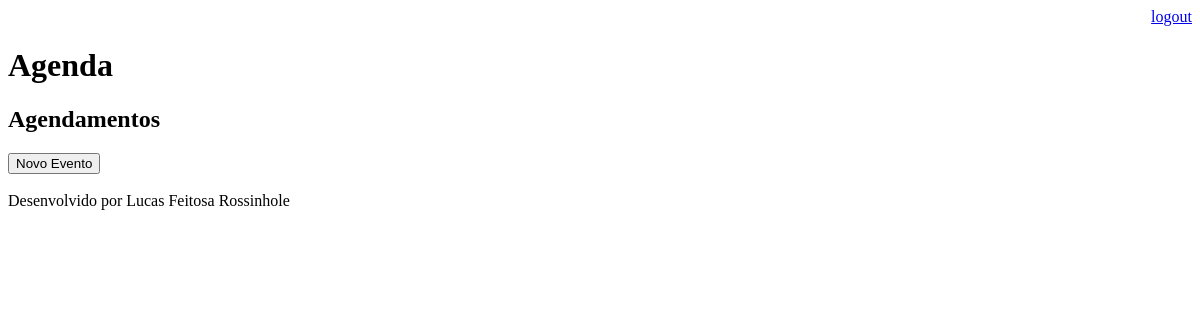
/agenda/ (signed in), run on an earlier commit of the app's database.
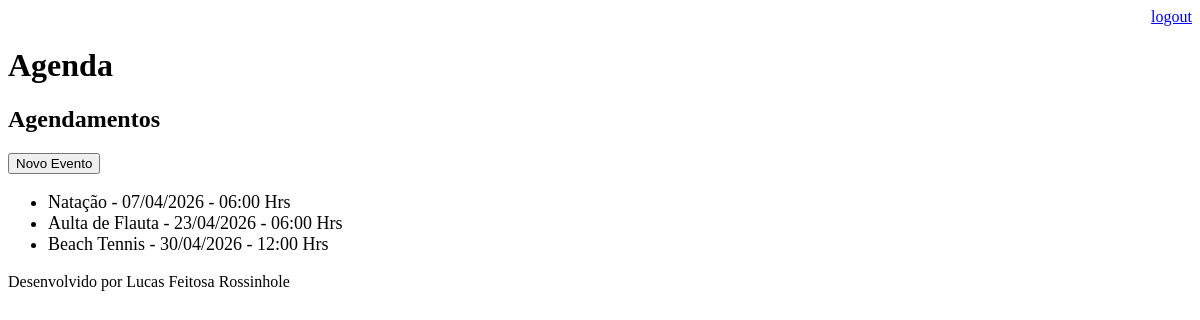
And on a later commit of the database.
### core/models.py (models this page shows, shortened)
class Evento(models.Model): # Aula 02
    titulo = models.CharField(max_length=100)
    descricao = models.TextField(blank=True, null=True)
    data_evento = models.DateTimeField(verbose_name='Data do Evento')
    data_criacao = models.DateTimeField(auto_now=True)
    usuario = models.ForeignKey(User, on_delete=models.CASCADE)
    class Meta:
        db_table = 'evento'
    def get_data_evento(self):
        return self.data_evento.strftime('%d/%m/%Y - %H:%M Hrs')

### core/views.py (the view)
# urls.py: path('agenda/', views.lista_eventos),
@login_required(login_url='/login/') # Aula 04: quando ele não encontrar o usuário logado, ele vai redirecionar para a página de login
def lista_eventos(request): # Aula 03: Obtendo todos os eventos do banco de dados
    usuario = request.user # Aula 03: Obtendo o usuário logado
    lista_eventos = Evento.objects.filter(usuario=usuario) # Aula 03: .filter retorna uma lista de objetos do tipo Evento filtrados pelo usuário logado
    dados = {'eventos': lista_eventos}
    return render(request, 'agenda.html', dados)

### templates/agenda.html
{% extends "model-page.html" %}
{% block content %}
<h2>Agendamentos</h2>
<a href="evento/">
    <button type="button">Novo Evento</button>
</a>
<ul style="font-size: 18px">
    {% for evento in eventos %}
    <li>{{ evento.titulo }} - {{ evento.get_data_evento }}</li>
    {% endfor %}
</ul>
{% endblock %}

### templates/model-page.html
<!DOCTYPE html>
<html lang="pt-br">
<head>
    {% include "model-header.html" %}
</head>
<body>
    {% block content %} {% endblock %}
    {% include "model-footer.html" %}
</body>
</html>

### templates/model-header.html (shortened to what this page needs)
    <div align="right">
        <a href="/logout">logout</a>
    </div>
    <h1>Agenda</h1>

### templates/model-footer.html
<p>Desenvolvido por Lucas Feitosa Rossinhole</p>

What changed in the data, as far as the page shows it:
added Evento: titulo "Natação", get_data_evento "07/04/2026 - 06:00 Hrs"
added Evento: titulo "Aulta de Flauta", get_data_evento "23/04/2026 - 06:00 Hrs"
added Evento: titulo "Beach Tennis", get_data_evento "30/04/2026 - 12:00 Hrs"
